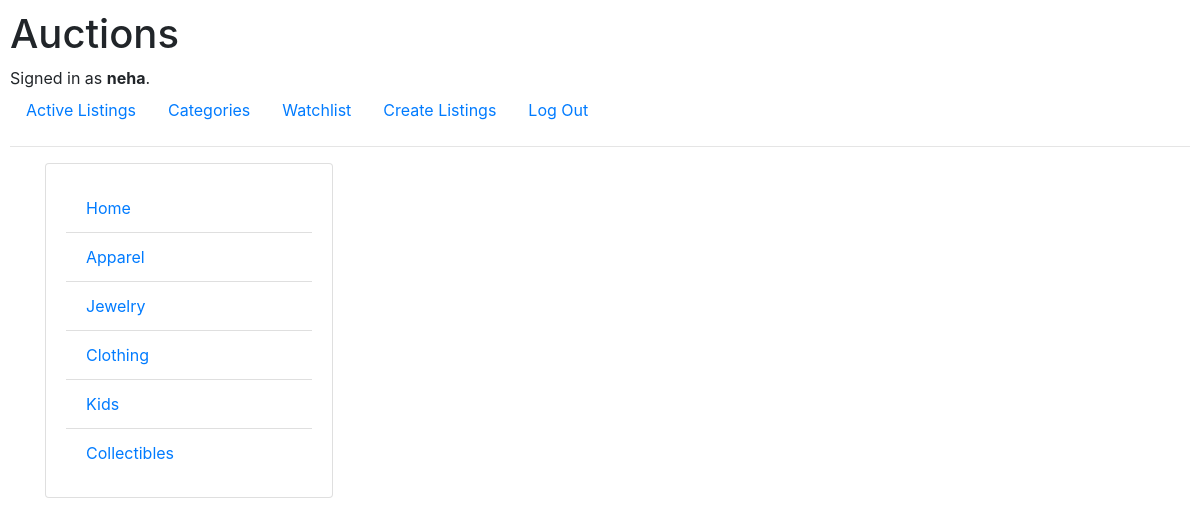
The app's page /category (signed in) with its own data.
### auctions/models.py (models this page shows, shortened)
class User(AbstractUser):
    """
    Creates User model
    """

class Category(models.Model):
    category = models.CharField(max_length=20)

### auctions/views.py (the view)
# urls.py: path("category", views.category, name="category"),
def category(request):
    try:
        categories = Category.objects.values_list()
        category = [x[1] for x in categories]
        return render(request, "auctions/categories.html", {
            "categories": category
        })
    except:
        return render(request, "auctions/message_banner.html", {
                "message": "Sorry categories could not be retrieved, please try again !!"
            })

### auctions/templates/auctions/categories.html
{% extends "auctions/layout.html" %}
{% block body %}
<div class="container">
<div class="card card-body" style="width: 18rem;">
    <ul class="list-group list-group-flush">
        {% for category in categories %}
        <li class="list-group-item"><a href="{% url 'auctions:cat_listing' category %}">
            {{ category }}</a></li>
        {% endfor %}
    </ul>
  </div>
</div>
{% endblock %}

### auctions/templates/auctions/layout.html (shortened to what this page needs)
{% load static %}
<!DOCTYPE html>
<html lang="en">
    <head>
        <link rel="stylesheet" href="https://stackpath.bootstrapcdn.com/bootstrap/4.4.1/css/bootstrap.min.css">
        <link href="{% static 'auctions/styles.css' %}" rel="stylesheet">
    </head>
    <body>
        <h1>Auctions</h1>
        <div>
            {% if user.is_authenticated %}
                Signed in as <strong>{{ user.username }}</strong>.
            {% else %}
                Not signed in.
            {% endif %}
        </div>
        <ul class="nav">
            <li class="nav-item">
                <a class="nav-link" href="{% url 'auctions:index' %}">Active Listings</a>
            </li>
            {% if user.is_authenticated %}
                <li class="nav-item">
                    <a class="nav-link" href="{% url 'auctions:category' %}">Categories</a>
                </li>
                <li class="nav-item">
                    <a class="nav-link" href="{% url 'auctions:user_watchlist' %}">Watchlist</a>
                </li>
                <li class="nav-item">
                    <a class="nav-link" href="{% url 'auctions:create_listing' %}">Create Listings</a>
                </li>
                <li class="nav-item">
                    <a class="nav-link" href="{% url 'auctions:logout' %}">Log Out</a>
                </li>
            {% endif %}
        </ul>
        <hr>
        {% block body %}
        {% endblock %}
    </body>
</html>

### auctions/static/auctions/styles.css (style rules this page uses)
body { padding: 10px; }

### records on screen
User: username "neha"
Category: categories "Home"
Category: categories "Apparel"
Category: categories "Jewelry"
Category: categories "Clothing"
Category: categories "Kids"
Category: categories "Collectibles"
